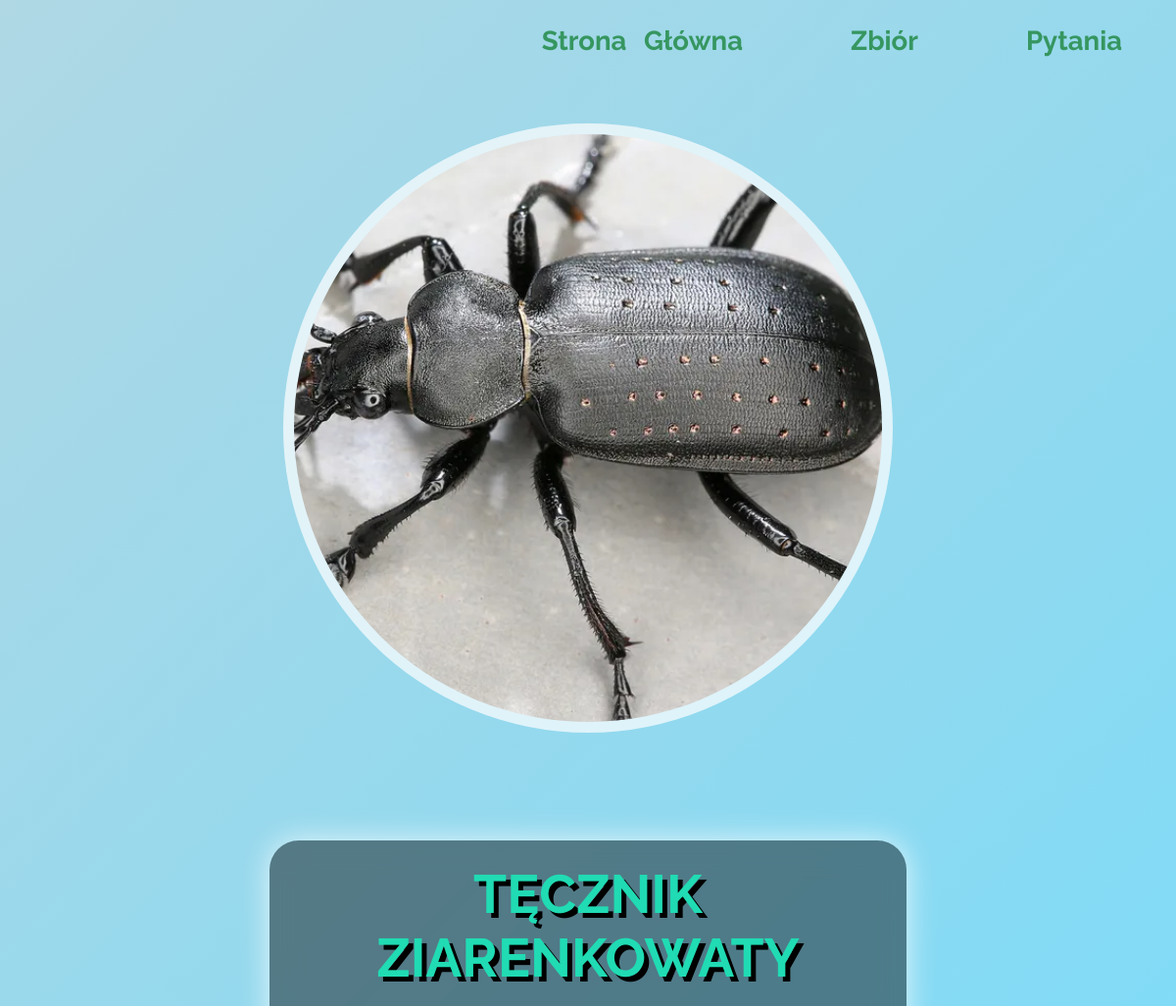
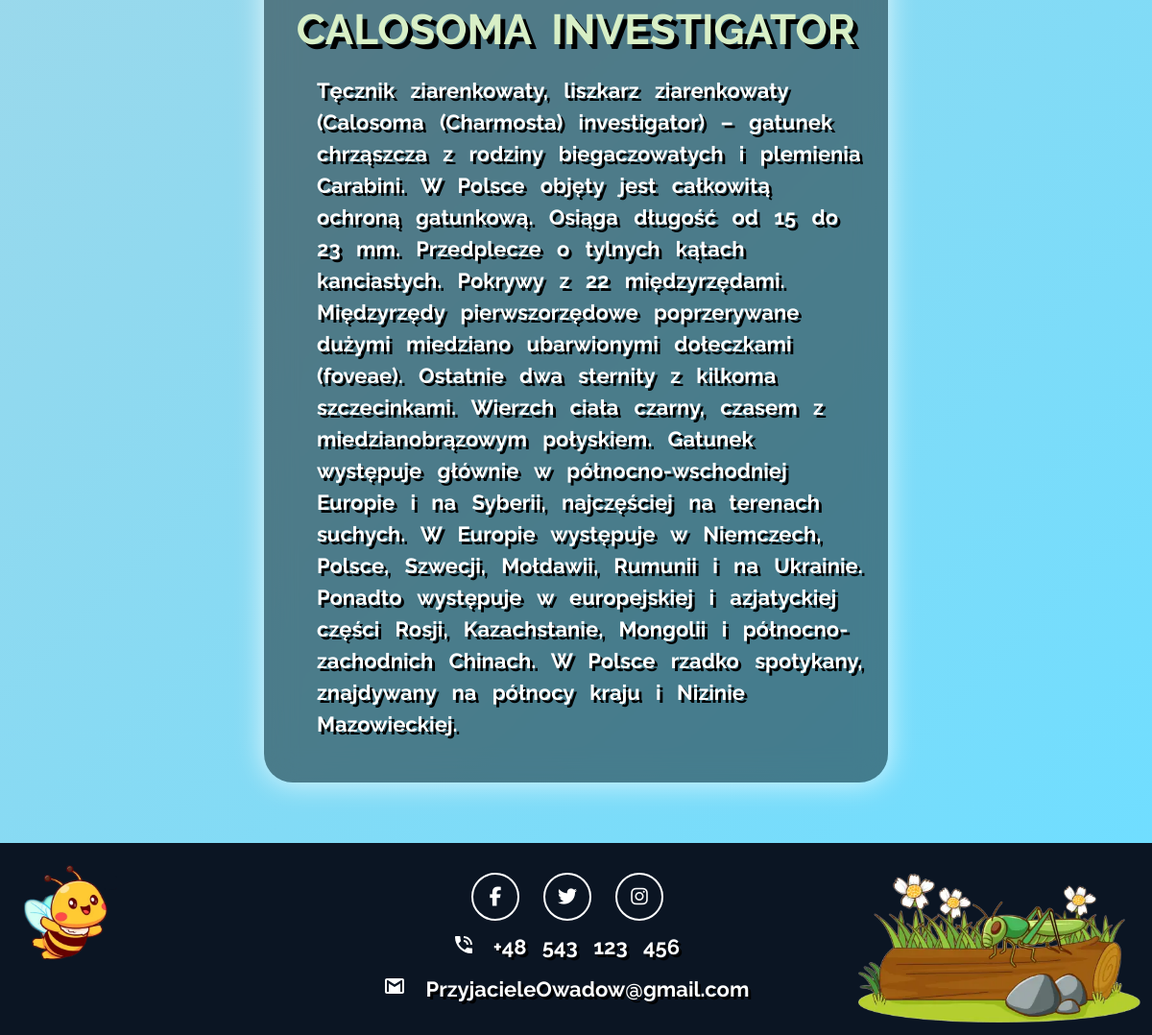
The page /owady.php?id=12&rodzaj=chrzaszcze on the database its author committed (2 pictures, top to bottom).
### tables this page shows
CREATE TABLE `chrzaszcze` (
  `id` int(11) NOT NULL AUTO_INCREMENT,
  `nazwaPliku` varchar(80) DEFAULT NULL,
  `nazwaPospolita` varchar(80) DEFAULT NULL,
  `nazwaLacinska` varchar(80) DEFAULT NULL,
  `opis` varchar(1000) DEFAULT NULL,
  `nazwaStrony` varchar(80) DEFAULT NULL,
  PRIMARY KEY (`id`)
);

### owady.php (the view, shortened to what this page needs)
<!DOCTYPE html>
<html lang="en">
<head>
    <link rel="stylesheet" href="style/nav&footer.css">
    <link rel="stylesheet" href="style/owady.css">
</head>
<body>
    <div class="container">
        <div class="landing">
            <?php
                include("nav.php");
            ?>
            <div id="section-one">
                    <div class="img-padding">
                        <div class="imgbox">
                            <div class="img">
                            <?php
                                if(isset($_GET["id"]) && isset($_GET["rodzaj"])){
                                    $id = $_GET["id"];
                                    $rodzaj = $_GET["rodzaj"];
                                    include"baza.php";
                                    $sql = "SELECT * from $rodzaj where id=$id";
                                    $wynik = mysqli_query($conn, $sql);
                                    while($wiersz = mysqli_fetch_assoc($wynik)){
                                        $nazwaPliku =  $wiersz['nazwaPliku'];
                                        echo"<img src='images/$rodzaj/$nazwaPliku' alt='obrazek'>";
                                    }
                                    }
                                ?>
                            </div>
                        </div>
                    </div>
                    <div class="describe">
                        <?php
                            if(isset($_GET["id"]) && isset($_GET["rodzaj"])){
                                $id = $_GET["id"];
                                $rodzaj = $_GET["rodzaj"];
                                include"baza.php";
                                $sql = "SELECT * from $rodzaj where id=$id";
                                $wynik = mysqli_query($conn, $sql);
                                while($wiersz = mysqli_fetch_assoc($wynik)){
                                    $nazwaPospolita =  $wiersz['nazwaPospolita'];
                                    $nazwaLacinska =  $wiersz['nazwaLacinska'];
                                    $opis =  $wiersz['opis'];
                                    echo"<h1>$nazwaPospolita</h1>";
                                    echo"<h2>$nazwaLacinska</h2>";
                                    echo"<p>$opis</p>";
                                }
                            }
                        ?>
                    </div>
            </div>
        </div>
        <?php
                include("footer.php");
            ?>
    </div>
</body>
</html>

### style/nav&footer.css (style rules this page uses)
* { box-sizing: border-box; padding: 0px; margin: 0px; }
html { font-size: 11px; text-align: center; color: rgb(255, 255, 255); font-family: "Raleway", sans-serif; word-spacing: 1rem; font-weight: bold; scroll-behavior: smooth; }
body { display: flex; justify-content: center; }
.container { width: 100vw; }
h1,h2 { color: hsl(0, 0%, 0%) }
h1 { font-size: 4rem; width: 100%; }
h2 { font-size: 4rem; margin-top: 2rem; text-align: left; width: 100%; }
p { margin-top: 2rem; font-size: 2rem; }

### style/owady.css (style rules this page uses)
.landing { position: relative; z-index: 10; min-height: 100vh; width: 100%; background-image: linear-gradient( 135deg, hsl(194deg 50% 79%) 1%, hsl(194deg 76% 75%) 50%, hsl(194deg 100% 72%) 99% ); padding-bottom: 4rem; }
#section-one { display: flex; flex-direction: row; justify-content: space-around; align-items: center; position: relative; flex-wrap: wrap; padding: 5rem; gap: 10rem; margin-top: 2rem; }
.img-padding { padding: 1rem; background-color: rgba(255, 255, 255, 0.7); border-radius:50%; position: relative; animation: example 1.5s linear 0s infinite alternate; }
.imgbox { position: relative; height: 600px; width: 600px; border-radius:50%; overflow: hidden; }
.img { width: 100%; height: 120%; position: relative; display: flex; justify-content: center; transform: translate(-5%, -5%); }
.img img { width: fit-content; }
.describe { max-width: 650px; padding: 2rem 5rem 4rem 5rem; background-color: rgba(0, 0, 0, 0.437); backdrop-filter: blur(15px); border-radius: 30px; display: flex; justify-content: center; align-items: center; flex-direction: column; box-shadow: 0px 0px 30px 0px rgba(255, 255, 255, 0.767); }
.describe h1, .describe h2 { text-transform: uppercase; text-shadow: 5px 5px rgb(0, 0, 0); }
h1 { font-size: 5rem; color: #20dbb3; }
h2 { font-size: 4rem; text-align: center; color: #d8efc6; }
p { margin-left: 3rem; text-align: left; line-height: 3rem; color: rgb(255, 255, 255); text-shadow: 3px 3px rgb(0, 0, 0); }
@media screen and (min-width: 280px) { .imgbox { height: 280px; width: 280px; } }
@media screen and (min-width: 280px) { .describe { padding: 2rem 1rem 4rem 1rem; } }
@media screen and (min-width: 280px) { h1 { font-size: 3rem; } }
@media screen and (min-width: 280px) { h2 { font-size: 2rem; } }
@media screen and (min-width: 280px) { p { font-size: 1.5rem; margin-left: 1rem; } }
@media screen and (min-width: 280px) { #section-one { padding: 0.5rem; } }
@media screen and (min-width: 400px) { .imgbox { height: 330px; width: 330px; } }
@media screen and (min-width: 400px) { .describe { padding: 2rem 2rem 4rem 2rem; } }
@media screen and (min-width: 400px) { h1 { font-size: 4rem; } }
@media screen and (min-width: 400px) { h2 { font-size: 3rem; } }
@media screen and (min-width: 400px) { p { font-size: 2rem; margin-left: 2rem; } }
@media screen and (min-width: 400px) { #section-one { padding: 1rem; } }
@media screen and (min-width: 600px) { .imgbox { height: 400px; width: 400px; } }
@media screen and (min-width: 600px) { .describe { padding: 2rem 2rem 4rem 2rem; } }
@media screen and (min-width: 600px) { h1 { font-size: 5rem; } }
@media screen and (min-width: 600px) { h2 { font-size: 4rem; } }
@media screen and (min-width: 600px) { p { font-size: 2rem; margin-left: 3rem; } }
@media screen and (min-width: 600px) { #section-one { padding: 2rem; } }
@media screen and (min-width: 900px) { .imgbox { height: 600px; width: 600px; } }

### rows shown on the page
chrzaszcze: nazwaPliku (picture), nazwaPospolita "TĘCZNIK ZIARENKOWATY", nazwaLacinska "CALOSOMA INVESTIGATOR", opis "Tęcznik ziarenkowaty, liszkarz ziarenkowaty (Calosoma (Charmosta) investigator) – gatunek chrząszcza z rodziny biegaczowatych i plemienia Carabini. W Polsce objęty jest całkowitą ochroną gatunkową. Osiąga długość od 15 do 23 mm. Przedplecze o tylnych kątach kanciastych. Pokrywy z 22 międzyrzędami. Międzyrzędy pierwszorzędowe poprzerywane dużymi miedziano ubarwionymi dołeczkami (foveae). Ostatnie dwa sternity z kilkoma szczecinkami. Wierzch ciała czarny, czasem z miedzianobrązowym połyskiem. Gatunek występuje głównie w północno-wschodniej Europie i na Syberii, najczęściej na terenach suchych. W Europie występuje w Niemczech, Polsce, Szwecji, Mołdawii, Rumunii i na Ukrainie. Ponadto występuje…"
